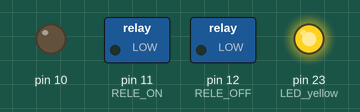
Bench run of a sketch on a simulated Arduino Mega 2560, built with avr-gcc and run on an emulated ATmega2560. Parts: switched loads named in the sketch (green lamp = pin HIGH), output pins drawn as LEDs (lit = HIGH). Storage starts empty; pins used as bus, display or sensor lines are not drawn; what the sketch prints to the serial monitor is not drawn.

Above: at 7.2 s.
Timing chart, 0 to 34.7 s (numbered marks = the images above):
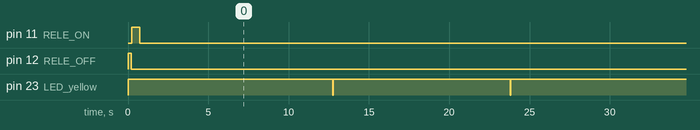

Measured:
- by itself, pin 23 (LED_yellow): repeats every 28.6 s: HIGH 11.0 s, LOW 0.01 s, HIGH 17.6 s, LOW 0.01 s
- by itself, everything shown: repeats every 28.7 s, in 4 steps

The sketch:

AIRDOS4_256_shortfly.ino
```cpp
/*
  CANDY based on Mighty 1284p

Compiled with: https://github.com/MCUdude/MightyCore.git

ISP
---
PD0     RX
PD1     TX
RESET#  through 50M capacitor to RST#

SDcard
------
DAT3   SS   4 B4
CMD    MOSI 5 B5
DAT0   MISO 6 B6
CLK    SCK  7 B7

SERIAL 2 (not necessary to connect)
--------
RX 18 PC2
TX 19 PC3

ANALOG
------
+      A0  PA0
-      A1  PA1
RESET  0   PB0

RELE
----
RELE_ON   11    PD3
RELE_OFF  12    PD4

LED
---
LED_yellow  23  PC7         // LED pro Dasu
LED_green   TIMEPULSE GPS   // LED pro pilota

The following needs to be added to the line mentioning the atmega644 in
/usr/share/arduino/libraries/SD/utility/Sd2PinMap.h:

    || defined(__AVR_ATmega1284P__)

so that it reads:

    #elif defined(__AVR_ATmega644P__) || defined(__AVR_ATmega644__)|| defined(__AVR_ATmega1284P__)

                      +---\/---+
           (D 0) PB0 1|        |40 PA0 (AI 0 / D24)
           (D 1) PB1 2|        |39 PA1 (AI 1 / D25)
      INT2 (D 2) PB2 3|        |38 PA2 (AI 2 / D26)
       PWM (D 3) PB3 4|        |37 PA3 (AI 3 / D27)
    PWM/SS (D 4) PB4 5|        |36 PA4 (AI 4 / D28)
      MOSI (D 5) PB5 6|        |35 PA5 (AI 5 / D29)
  PWM/MISO (D 6) PB6 7|        |34 PA6 (AI 6 / D30)
   PWM/SCK (D 7) PB7 8|        |33 PA7 (AI 7 / D31)
                 RST 9|        |32 AREF
                VCC 10|        |31 GND
                GND 11|        |30 AVCC
              XTAL2 12|        |29 PC7 (D 23)
              XTAL1 13|        |28 PC6 (D 22)
      RX0 (D 8) PD0 14|        |27 PC5 (D 21) TDI
      TX0 (D 9) PD1 15|        |26 PC4 (D 20) TDO
RX1/INT0 (D 10) PD2 16|        |25 PC3 (D 19) TMS
TX1/INT1 (D 11) PD3 17|        |24 PC2 (D 18) TCK
     PWM (D 12) PD4 18|        |23 PC1 (D 17) SDA
     PWM (D 13) PD5 19|        |22 PC0 (D 16) SCL
     PWM (D 14) PD6 20|        |21 PD7 (D 15) PWM
                      +--------+
*/

#include <SD.h>               // Tested version 1.0.6
#include "wiring_private.h"
#include <SoftwareSerial.h>

#define MSG_NO 20    // number of logged NMEA messages

#define RELE_ON     11    // PD3
#define RELE_OFF    12    // PD4
#define LED_yellow  23    // PC7

#define CHANNELS 512 // number of channels in buffer for histogram, including negative numbers

SoftwareSerial swSerial(18, 19); // RX, TX

const int chipSelect = 4;
int RESET = 0;
uint16_t count = 0;

void setup()
{
  // Open serial communications and wait for port to open:
  Serial.begin(9600);
  while (!Serial)
  {
  ; // wait for serial port to connect. Needed for Leonardo only?
  }

  swSerial.begin(115200);
  //mySerial.println("#Cvak...");


// Read Analog Differential without gain (read datashet of ATMega1280 and ATMega2560 for refference)
// Use analogReadDiff(NUM)
//   NUM	|	POS PIN	  	        |	NEG PIN		        | 	GAIN
//	0	|	A0			|	A1			|	1x
//	1	|	A1			|	A1			|	1x
//	2	|	A2			|	A1			|	1x
//	3	|	A3			|	A1			|	1x
//	4	|	A4			|	A1			|	1x
//	5	|	A5			|	A1			|	1x
//	6	|	A6			|	A1			|	1x
//	7	|	A7			|	A1			|	1x
//	8	|	A8			|	A9			|	1x
//	9	|	A9			|	A9			|	1x
//	10	|	A10			|	A9			|	1x
//	11	|	A11			|	A9			|	1x
//	12	|	A12			|	A9			|	1x
//	13	|	A13			|	A9			|	1x
//	14	|	A14			|	A9			|	1x
//	15	|	A15			|	A9			|	1x
  #define pin 0
  uint8_t analog_reference = EXTERNAL; // DEFAULT, INTERNAL, INTERNAL1V1, INTERNAL2V56, or EXTERNAL

  ADMUX = (analog_reference << 6) | ((pin | 0x10) & 0x1F);

  pinMode(RESET, OUTPUT);
  pinMode(RELE_ON, OUTPUT);
  pinMode(RELE_OFF, OUTPUT);
  pinMode(LED_yellow, OUTPUT);
  digitalWrite(LED_yellow, HIGH);

  digitalWrite(RELE_ON, LOW);  // Rele switch OFF
  digitalWrite(RELE_OFF, HIGH);
  delay(200);
  digitalWrite(RELE_OFF, LOW);

  swSerial.print("#Initializing SD card...");
  // make sure that the default chip select pin is set to
  // output, even if you don't use it:
  pinMode(10, OUTPUT);

  // see if the card is present and can be initialized:
  while (!SD.begin(chipSelect))
  {
    swSerial.println("#Card failed, or not present");
    delay(1000);
  }
  swSerial.println("#card initialized.");

  digitalWrite(RELE_OFF, LOW);  // Rele switch ON; Permanently switch GPS ON
  digitalWrite(RELE_ON, HIGH);
  delay(500);
  digitalWrite(RELE_ON, LOW);

  delay(1000);  // Start GPS

  // airborne <2g; 40 configuration bytes
  const char cmd[44]={0xB5, 0x62 ,0x06 ,0x24 ,0x24 ,0x00 ,0xFF ,0xFF ,0x07 ,0x03 ,0x00 ,0x00 ,0x00 ,0x00 ,0x10 ,0x27 , 0x00 ,0x00 ,0x05 ,0x00 ,0xFA ,0x00 ,0xFA ,0x00 ,0x64 ,0x00 ,0x2C ,0x01 ,0x00 ,0x3C ,0x00 ,0x00 , 0x00 ,0x00 ,0x00 ,0x00 ,0x00 ,0x00 ,0x00 ,0x00 ,0x00 ,0x00 ,0x53 ,0x0A};
  for (int n=0;n<44;n++) Serial.write(cmd[n]);

}


#define MEASUREMENTS  2   // cca 5 minutes of radiation measurement

void loop()
{
  for(int x=0; x<MEASUREMENTS; x++)
  {
    uint8_t lo, hi;
    uint16_t u_sensor;
    //int16_t s_sensor;
    uint16_t buffer[CHANNELS];

    for(int n=0; n<CHANNELS; n++)
    {
      buffer[n]=0;
    }

    digitalWrite(RESET, HIGH);   // Reset peak detector
    digitalWrite(RESET, HIGH);   // Reset peak detector
    digitalWrite(RESET, HIGH);   // Reset peak detector
    digitalWrite(RESET, HIGH);   // Reset peak detector
    digitalWrite(RESET, HIGH);   // Reset peak detector
    digitalWrite(RESET, HIGH);   // Reset peak detector
    digitalWrite(RESET, HIGH);   // Reset peak detector
    digitalWrite(RESET, HIGH);   // Reset peak detector
    digitalWrite(RESET, HIGH);   // Reset peak detector
    digitalWrite(RESET, HIGH);   // Reset peak detector
    for (int i=0; i<20; i++) {digitalWrite(RESET, LOW);} // compensate first data aquisition cca 100 us

    uint16_t maximum = 0;
    uint16_t supress = 0;

    for(uint16_t n=0; n<65535; n++) // cca 12 s
    {
      for (int i=0; i<15; i++) {digitalWrite(RESET, LOW);} // whole integration cca 200 us

      // start the conversion
      sbi(ADCSRA, ADSC);          // Sample/Hold

      // delay for hold
      __asm__("nop\n\t nop\n\t nop\n\t nop\n\t nop\n\t nop\n\t nop\n\t nop\n\t nop\n\t nop\n\t nop\n\t nop\n\t nop\n\t nop\n\t nop\n\t nop\n\t nop\n\t nop\n\t nop\n\t nop\n\t nop\n\t nop\n\t nop\n\t nop\n\t nop\n\t nop\n\t nop\n\t nop\n\t nop\n\t");
      __asm__("nop\n\t nop\n\t nop\n\t nop\n\t nop\n\t nop\n\t nop\n\t nop\n\t nop\n\t nop\n\t nop\n\t nop\n\t nop\n\t nop\n\t nop\n\t nop\n\t nop\n\t nop\n\t nop\n\t nop\n\t nop\n\t nop\n\t nop\n\t nop\n\t nop\n\t nop\n\t nop\n\t nop\n\t nop\n\t");
      __asm__("nop\n\t nop\n\t nop\n\t nop\n\t nop\n\t nop\n\t nop\n\t nop\n\t nop\n\t nop\n\t nop\n\t nop\n\t nop\n\t nop\n\t nop\n\t nop\n\t nop\n\t nop\n\t nop\n\t nop\n\t nop\n\t nop\n\t nop\n\t nop\n\t nop\n\t nop\n\t nop\n\t nop\n\t nop\n\t");
      __asm__("nop\n\t nop\n\t nop\n\t nop\n\t nop\n\t nop\n\t nop\n\t nop\n\t nop\n\t nop\n\t nop\n\t nop\n\t nop\n\t nop\n\t nop\n\t nop\n\t nop\n\t nop\n\t nop\n\t nop\n\t nop\n\t nop\n\t nop\n\t nop\n\t nop\n\t nop\n\t nop\n\t nop\n\t nop\n\t");
      __asm__("nop\n\t nop\n\t nop\n\t nop\n\t nop\n\t nop\n\t nop\n\t nop\n\t nop\n\t nop\n\t nop\n\t nop\n\t nop\n\t nop\n\t nop\n\t nop\n\t nop\n\t nop\n\t nop\n\t nop\n\t nop\n\t nop\n\t nop\n\t nop\n\t nop\n\t nop\n\t nop\n\t nop\n\t nop\n\t");
      __asm__("nop\n\t nop\n\t nop\n\t nop\n\t nop\n\t nop\n\t nop\n\t nop\n\t nop\n\t nop\n\t nop\n\t nop\n\t nop\n\t nop\n\t nop\n\t nop\n\t nop\n\t nop\n\t nop\n\t nop\n\t nop\n\t nop\n\t nop\n\t nop\n\t nop\n\t nop\n\t nop\n\t nop\n\t nop\n\t");
      __asm__("nop\n\t nop\n\t nop\n\t nop\n\t nop\n\t nop\n\t nop\n\t nop\n\t nop\n\t nop\n\t nop\n\t nop\n\t nop\n\t nop\n\t nop\n\t nop\n\t nop\n\t nop\n\t nop\n\t nop\n\t nop\n\t nop\n\t nop\n\t nop\n\t nop\n\t nop\n\t nop\n\t nop\n\t nop\n\t");
      __asm__("nop\n\t nop\n\t nop\n\t nop\n\t nop\n\t nop\n\t nop\n\t nop\n\t nop\n\t nop\n\t nop\n\t nop\n\t nop\n\t nop\n\t nop\n\t nop\n\t nop\n\t nop\n\t nop\n\t nop\n\t nop\n\t nop\n\t nop\n\t nop\n\t nop\n\t nop\n\t nop\n\t nop\n\t nop\n\t");
      __asm__("nop\n\t nop\n\t nop\n\t nop\n\t nop\n\t nop\n\t nop\n\t nop\n\t nop\n\t nop\n\t nop\n\t nop\n\t nop\n\t nop\n\t nop\n\t nop\n\t nop\n\t nop\n\t nop\n\t nop\n\t nop\n\t nop\n\t nop\n\t nop\n\t nop\n\t nop\n\t nop\n\t nop\n\t nop\n\t");
      __asm__("nop\n\t nop\n\t nop\n\t nop\n\t nop\n\t nop\n\t nop\n\t nop\n\t nop\n\t nop\n\t nop\n\t nop\n\t nop\n\t nop\n\t nop\n\t nop\n\t nop\n\t nop\n\t nop\n\t nop\n\t nop\n\t nop\n\t nop\n\t nop\n\t nop\n\t nop\n\t nop\n\t nop\n\t nop\n\t");
      __asm__("nop\n\t nop\n\t nop\n\t nop\n\t nop\n\t nop\n\t nop\n\t nop\n\t nop\n\t nop\n\t nop\n\t nop\n\t nop\n\t nop\n\t nop\n\t nop\n\t nop\n\t nop\n\t nop\n\t nop\n\t nop\n\t nop\n\t nop\n\t nop\n\t nop\n\t nop\n\t nop\n\t nop\n\t nop\n\t");
      __asm__("nop\n\t nop\n\t nop\n\t nop\n\t nop\n\t nop\n\t nop\n\t nop\n\t nop\n\t nop\n\t nop\n\t nop\n\t nop\n\t nop\n\t nop\n\t nop\n\t nop\n\t nop\n\t nop\n\t nop\n\t nop\n\t nop\n\t nop\n\t nop\n\t nop\n\t nop\n\t nop\n\t nop\n\t nop\n\t");
      __asm__("nop\n\t nop\n\t nop\n\t nop\n\t nop\n\t nop\n\t nop\n\t nop\n\t nop\n\t nop\n\t nop\n\t nop\n\t nop\n\t nop\n\t nop\n\t nop\n\t nop\n\t nop\n\t nop\n\t nop\n\t nop\n\t nop\n\t nop\n\t nop\n\t nop\n\t nop\n\t nop\n\t nop\n\t nop\n\t");
      __asm__("nop\n\t nop\n\t nop\n\t nop\n\t nop\n\t nop\n\t nop\n\t nop\n\t nop\n\t nop\n\t nop\n\t nop\n\t nop\n\t nop\n\t nop\n\t nop\n\t nop\n\t nop\n\t nop\n\t nop\n\t nop\n\t nop\n\t nop\n\t nop\n\t nop\n\t nop\n\t nop\n\t nop\n\t nop\n\t");
      __asm__("nop\n\t nop\n\t nop\n\t nop\n\t nop\n\t nop\n\t nop\n\t nop\n\t nop\n\t nop\n\t nop\n\t nop\n\t nop\n\t nop\n\t nop\n\t nop\n\t nop\n\t nop\n\t nop\n\t nop\n\t nop\n\t nop\n\t nop\n\t nop\n\t nop\n\t nop\n\t nop\n\t nop\n\t nop\n\t");
      digitalWrite(RESET, HIGH);  // Reset peak detector (start next measurement)
      digitalWrite(RESET, LOW);

      // ADSC is cleared when the conversion finishes
      while (bit_is_set(ADCSRA, ADSC));  // conversion cca 100 us

      //  digitalWrite(LED_yellow, LOW);  // Blink for debug
      //  digitalWrite(LED_yellow, HIGH);

      // we have to read ADCL first; doing so locks both ADCL
      // and ADCH until ADCH is read.  reading ADCL second would
      // cause the results of each conversion to be discarded,
      // as ADCL and ADCH would be locked when it completed.
      lo = ADCL;
      hi = ADCH;

      // combine the two bytes
      u_sensor = (hi << 7) | (lo >> 1);

      // manage negative values
      //if (u_sensor <= 511 ) {u_sensor += 512;} else {u_sensor -= 512;}
      if (u_sensor <= (CHANNELS/2)-1 ) {u_sensor += (CHANNELS/2);} else {u_sensor -= (CHANNELS/2);}


      //buffer[u_sensor]++;


      if (u_sensor > maximum) // suppress double detection for long pulses
      {
        maximum = u_sensor;
        supress++;
      }
      else
      {
        buffer[maximum]++;
        maximum = 0;
      }
    }


    {
      // make a string for assembling the data to log:
      String dataString = "$CANDY,";

      dataString += String(count++);
      dataString += ",";

      for(int n=0; n<CHANNELS; n++)
      {
        dataString += String(buffer[n]);
        dataString += ",";
      }

      #define NOISE (CHANNELS/2) + 2
      #define BACKGROUND 7

      int loDose = 0;
      for(int n=NOISE; n<(NOISE+BACKGROUND); n++)
      {
        loDose += buffer[n];
      }

      int hiDose=0;
      for(int n=(NOISE+BACKGROUND); n<CHANNELS ; n++)
      {
        hiDose += buffer[n];
      }

      int noisenoise=0;
      for(int n=0; n<NOISE ; n++)
      {
        noisenoise += buffer[n];
      }

      int dose = loDose+hiDose;
      dataString += String(dose) + "," + String(loDose) + "," + String(hiDose) + "," + String(noisenoise) + "," + String(supress) + "," + String(dose+noisenoise+supress);

      // open the file. note that only one file can be open at a time,
      // so you have to close this one before opening another.
      File dataFile = SD.open("datalog.txt", FILE_WRITE);

      // if the file is available, write to it:
      if (dataFile)
      {
        dataFile.println(dataString);  // write to SDcard
        swSerial.println(dataString);  // print to terminal

        digitalWrite(LED_yellow, LOW);  // Blink for Dasa
        delay(10);
        digitalWrite(LED_yellow, HIGH);
        if (hiDose > 0)
        {
          delay(150);
          digitalWrite(LED_yellow, LOW);  // Blink for Dasa + zaric
          delay(10);
          digitalWrite(LED_yellow, HIGH);
        }

        dataFile.close();
      }
      // if the file isn't open, pop up an error:
      else
      {
        swSerial.println("#error opening datalog.txt");
      }
    }
  }

  {
    //digitalWrite(RELE_OFF, LOW);  // Rele switch ON
    //digitalWrite(RELE_ON, HIGH);
    //delay(200);
    //digitalWrite(RELE_ON, LOW);


    // make a string for assembling the NMEA to log:
    String dataString = "";
    char incomingByte;

    for(int n=0; n<30000; n++)    // flush USART buffer
    {
      if (Serial.available())
      {
        // read the incoming byte:
        incomingByte = Serial.read();
      }
    }

    /*
    int parse = 0;
    for(int n=0; n<30000; n++)    // Skip first GPRMC
    {
      if (Serial.available())
      {
        // read the incoming byte:
        incomingByte = Serial.read();
        switch (incomingByte)
        {
          case 'C':
            parse=1;
            break;
          case ',':
            if (parse==1) parse=2;
            break;
          default:
            parse=0;
        }
      }
      if (parse==2) break;
    }
    */

    boolean flag = false;
    int messages = 0;
    for(int n=0; n<30000; n++)
    {
      if (Serial.available())
      {
        // read the incoming byte:
        incomingByte = Serial.read();

        if (incomingByte == '$') {flag = true; messages++;};

        // say what you got:
        if (flag && (messages<=MSG_NO)) dataString+=incomingByte;
      }
      for (int i=0; i<50; i++) {digitalWrite(RESET, LOW);} // delay cca 250 us
      if (messages > MSG_NO) break;
    }

    // open the file. note that only one file can be open at a time,
    // so you have to close this one before opening another.
    File dataFile = SD.open("datalog.txt", FILE_WRITE);

    // if the file is available, write to it:
    if (dataFile)
    {
      dataFile.print(dataString);  // write to SDcard
      swSerial.print(dataString);  // print to terminal
      dataFile.close();
    }
    // if the file isn't open, pop up an error:
    else
    {
      swSerial.println("#error opening datalog.txt");
    }

    //digitalWrite(RELE_ON, LOW);  // Rele switch OFF
    //digitalWrite(RELE_OFF, HIGH);
    //delay(200);
    //digitalWrite(RELE_OFF, LOW);
  }
}
```
